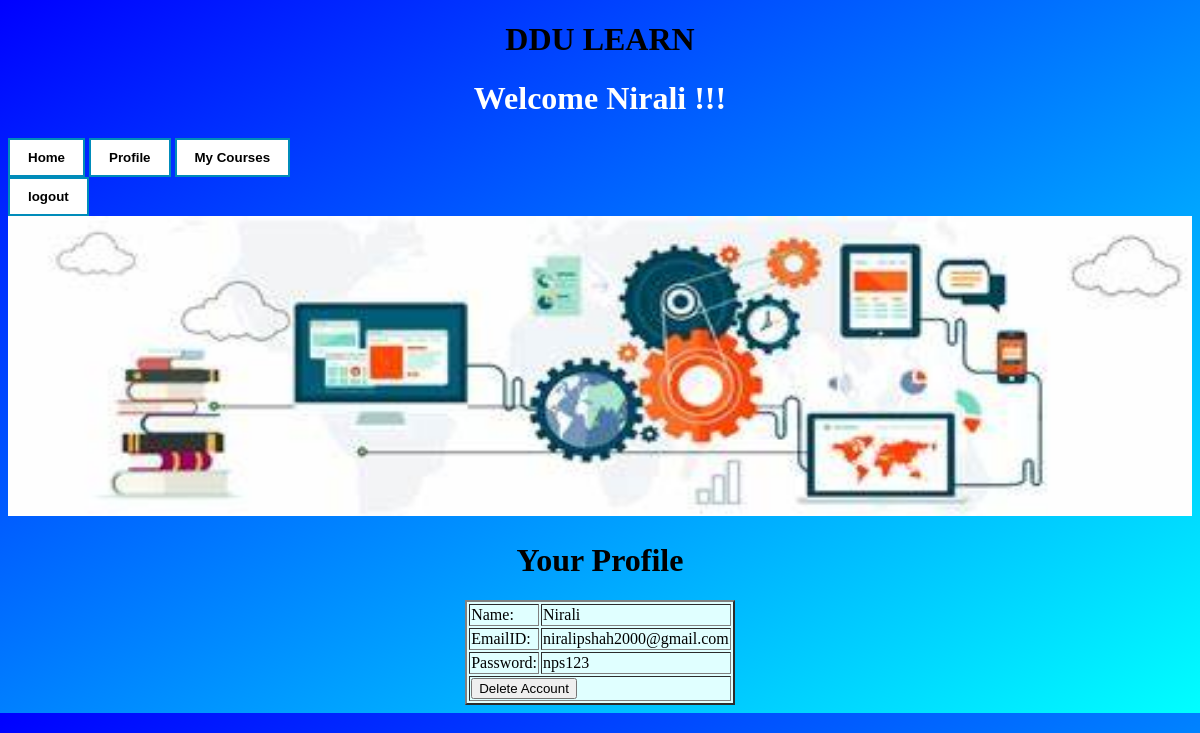
The page /userhome/viewprofile/ (signed in) on the database its author committed.
### registration/models.py (models this page shows)
class UserDetails(models.Model):
    name=models.CharField(max_length=50,unique=True)
    emailID=models.EmailField()
    password=models.CharField(max_length=15)

### userhome/views.py (the view)
def viewprofile(request):
    if(request.session.get('user')):
        uname=request.session['user']
        user=UserDetails.objects.get(name=uname)
        u={}
        u.update(csrf(request))
        return render(request,'profile.html',{'user':user,'u':u})
    else:
        return render(request,'login.html',{'msg':'First login here..'})

### userhome/templates/profile.html (shortened to what this page needs)
{% extends 'base.html' %}
    {% block content %}
    <body style="background-image: linear-gradient(to bottom right,blue,cyan);">
        {% load static %}
        <link rel="stylesheet" type="text/css" href="{% static 'home/css/style2.css' %}" />
        <h1 style="color:white; text-align: center;">Welcome {{user.name}}!!!</h1>
        <button class="button2" onclick="location.href='/userhome/gotouserhome/'">Home</button>
        <button class="button2" onclick="location.href='/userhome/viewprofile/'">Profile</button>
        <button class="button2" onclick="location.href='/userhome/mycourses/'">My Courses</button>
        <form action="/logintosite/logout/" method="POST">{% csrf_token %}
        <input class="button2" type="submit" value="logout"/>
        </form>
        <img src="{% static 'home/images/eLearning4.jpg' %}" style="width: 100%; height: 300px;">
        <center>
            <h1>Your Profile</h1>
            <table border="2" bgcolor="lightcyan">
                <tr>
                    <td>Name:</td>
                    <td>{{user.name}}</td>
                </tr>
                <tr>
                    <td>EmailID:</td>
                    <td>{{user.emailID}}</td>
                </tr>
                <tr>
                    <td>Password:</td>
                    <td>{{user.password}}</td>
                </tr>
                <tr>
                    <td colspan="2">
                        <form action="/registration/delete/" method="POST">{% csrf_token %}
                        <input type="submit" value="Delete Account" placeholder="If you delete your account,your all course history will be deleted.">
                        </form>
                    </td>
                </tr>
            </table>
        </center>
        {% endblock %}

### home/static/home/css/style2.css (style rules this page uses)
.button2 { background-color: #ffffff; color:black; padding:10px 18px; font-weight: bold; display:inline-block; text-align: right; border:2px solid #008CBA; width: fit-content; }

### rows shown on the page
UserDetails: name "Nirali", emailID "niralipshah2000@gmail.com", password "nps123"
